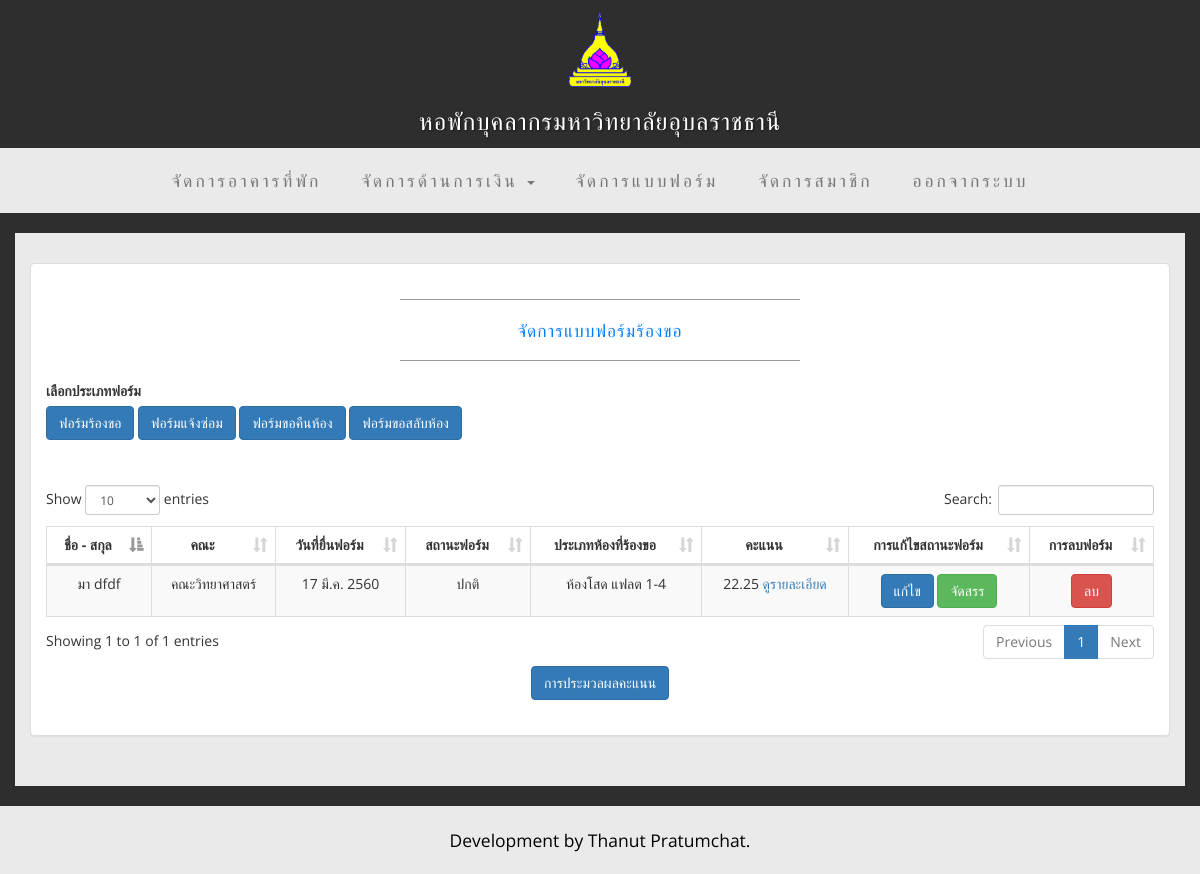
Page /form_handle.php (signed in) on the committed database.
### tables this page shows
CREATE TABLE `staff` (
  `StaffID` smallint(5) UNSIGNED NOT NULL COMMENT 'รหัสบุคลากร',
  `BirthDate` date DEFAULT NULL,
  `RoomID` smallint(5) UNSIGNED DEFAULT NULL COMMENT 'รหัสห้อง',
  `people_id` int(13) DEFAULT NULL,
  `PName` varchar(50) DEFAULT NULL,
  `Name` varchar(30) DEFAULT NULL COMMENT 'ชื่อบุคลากร',
  `Surname` varchar(30) DEFAULT NULL COMMENT 'นามสกุล',
  `PositionID` tinyint(2) UNSIGNED DEFAULT NULL COMMENT 'รหัสตำแหน่ง',
  `PersonnelType` tinyint(3) DEFAULT NULL COMMENT 'ประเภทบุคลากร',
  `RepaymentRight` enum('0','1') NOT NULL DEFAULT '0' COMMENT 'สิทธิ์ในการเบิกค่าเช่าบ้าน',
  `RightClaim` enum('0','1') DEFAULT '0' COMMENT 'ใช้สิทธิ์เบิกค่าเช่าบ้าน',
  `MaritalStatus` enum('1','2','3','4') DEFAULT NULL COMMENT 'สถานภาพ (1-โสด,2-สมรส, 3-หย่า, 4-สมรสคนใน ม)',
  `ChildrenCount` tinyint(2) NOT NULL DEFAULT 0,
  `RequestDate` timestamp NULL DEFAULT current_timestamp() COMMENT 'วันที่ขอเข้าพักอาศัย (ลบได้)',
  `DisasterPic` varchar(255) DEFAULT NULL,
  `EmployDate` date DEFAULT NULL COMMENT 'วันที่บรรจุ/จ้าง',
  `Address` varchar(191) DEFAULT NULL COMMENT 'ที่อยู่ตามทะเบียนบ้าน',
  `Telephone` varchar(15) DEFAULT NULL COMMENT 'เบอร์โทร',
  `Email` varchar(50) DEFAULT NULL COMMENT 'อีเมล์',
  `StayStatus` enum('1','2') DEFAULT NULL COMMENT 'สถานะการเข้าพักอาศัย (1-พักอาศัย,2-ยังไม่เข้าพักอาศัย)',
  `FacID` smallint(4) UNSIGNED DEFAULT NULL COMMENT 'รหัสสังกัด/คณะ',
  `DeptID` tinyint(4) UNSIGNED NOT NULL,
  `DistrictID` smallint(5) UNSIGNED NOT NULL,
  `CityID` smallint(5) UNSIGNED NOT NULL COMMENT 'รหัสอำเภอ',
  `ProvinceID` tinyint(3) UNSIGNED NOT NULL COMMENT 'รหัสจังหวัด',
  `oriAddress` text DEFAULT NULL,
  `BuildingID` tinyint(3) DEFAULT NULL,
  `RoomtypeID` tinyint(3) DEFAULT NULL,
  `request_status` enum('ปกติ','ยกเลิก','จัดสรร') NOT NULL DEFAULT 'ปกติ',
  `edit_date` date DEFAULT NULL,
  `S_position_ID` tinyint(2) DEFAULT NULL
);

CREATE TABLE `faculty` (
  `FacID` smallint(4) UNSIGNED NOT NULL,
  `FacNameT` varchar(100) DEFAULT NULL,
  `FacNameE` varchar(100) DEFAULT NULL,
  `FacAbbT` varchar(20) DEFAULT NULL,
  `FacAbbE` varchar(20) DEFAULT NULL
);

CREATE TABLE `allvars` (
  `TableName` varchar(30) NOT NULL,
  `FieldName` varchar(30) NOT NULL,
  `FieldCode` tinyint(2) UNSIGNED NOT NULL,
  `ValueT` varchar(80) DEFAULT NULL,
  `ValueE` varchar(80) DEFAULT NULL
);

CREATE TABLE `score` (
  `ScoreID` int(11) UNSIGNED NOT NULL,
  `StaffID` int(11) DEFAULT NULL,
  `PositionScore` float DEFAULT NULL,
  `CityScore` float DEFAULT NULL,
  `DisasterScore` float DEFAULT NULL,
  `MaritalScore` float DEFAULT NULL,
  `EmployScore` float DEFAULT NULL,
  `Score` float DEFAULT NULL,
  `EvaluateDate` timestamp NULL DEFAULT current_timestamp()
);

### helpers.php (called while the page is built, shortened)
<?php
function facName($facID, $db)
{
    $stmt = $db->prepare("SELECT FacNameT FROM faculty WHERE FacID = ? LIMIT 1;");
    $stmt->bindParam(1, $facID, PDO::PARAM_INT);
    $stmt->execute();
    $result = $stmt->fetch(PDO::FETCH_ASSOC);
    return $result['FacNameT'];
}
function sqlDateToThaiDate($date)
{
    $months = [
        '', "ม.ค.","ก.พ.","มี.ค.","เม.ย.","พ.ค.","มิ.ย.","ก.ค.","ส.ค.","ก.ย.","ต.ค.","พ.ย.","ธ.ค."
    ];
    $explode = explode('/', date('j/n/Y', strtotime($date)));
    $explode[1] = $months[$explode[1]];
    $explode[2] = ((int) $explode[2]) + 543;
    return implode(' ', $explode);
}
function getScore($staffID, $db)
{
    $stmt = $db->prepare("SELECT * FROM score WHERE StaffID = ? LIMIT 1;");
    $stmt->bindParam(1, $staffID, PDO::PARAM_INT);
    $stmt->execute();
    $result = $stmt->fetch(PDO::FETCH_ASSOC);
    return $result;
}
function getRoomTypeName($id, $db)
{
    $stmt = $db->prepare("SELECT * FROM allvars WHERE FieldName = 'RoomType' AND FieldCode = ? LIMIT 1;");
    $stmt->bindParam(1, $id, PDO::PARAM_INT);
    $stmt->execute();
    $result = $stmt->fetch(PDO::FETCH_ASSOC);
    return $result['ValueT'];
}

### form_handle.php (the view, shortened to what this page needs)
<!DOCTYPE html>
<?php
require 'DBconnect.php';
try {
  $stmt = $db->prepare("SELECT * FROM staff;");
  $stmt->execute();
  $stmt->setFetchMode(PDO::FETCH_ASSOC);
  $requests = $stmt->fetchAll();
}
catch(PDOException $e) {
  echo "Error: " . $e->getMessage();
}
 ?>
<html lang="en">
<head>
    <link href="css/bootstrap.min.css" rel="stylesheet">
    <link href="css/business-casual.css" rel="stylesheet">
    <link rel="stylesheet" href="css/dataTables.bootstrap.min.css">
</head>
<body>
  <div class="brand">
    <div style="display: flex; justify-content: center; margin-top: 2px;">
      <img src="logo.png" height="75">
    </div>
    <h3>หอพักบุคลากรมหาวิทยาลัยอุบลราชธานี</h3></div>
    <?php require 'admin_nav.php'; ?>
    <div class="container">
        <div class="row">
            <div class="box">
                <div class="row">
                    <div class="col-lg-12">
                        <div class="panel panel-default">
                            <div class="panel-body">
                                <div class="table-responsive">
                                          <div class="col-lg-12">
                                        <hr>
                                        <font color ="#0080ff"><h2 class="intro-text text-center">จัดการแบบฟอร์มร้องขอ</h2></font>
                                        <hr>
                                         </div>
                                            <div class="form-group">
                                              <label>เลือกประเภทฟอร์ม</label>
                                              <div class="row">
                                                <div class="col-md-6">
                                                  <a href="form_handle.php" class="btn btn-primary">ฟอร์มร้องขอ</a>
                                                  <a href="form_repair_handle.php" class="btn btn-primary">ฟอร์มแจ้งซ่อม</a>
                                                  <a href="form_return_handle_admin.php" class="btn btn-primary">ฟอร์มขอคืนห้อง</a>
                                                  <a href="form_switch_handle_admin.php" class="btn btn-primary">ฟอร์มขอสลับห้อง</a>
                                                </div>
                                        </div>
                                              </div>
                                            </div>
                                          </div>
                                        <div class="panel-body">
                                            <div class="table-responsive">
                                                <table class="table table-bordered table-hover table-striped" id="room">
                                                    <thead>
                                                      <th><center>ชื่อ - สกุล</center></th>
                                                      <th><center>คณะ</center></th>
                                                      <th><center>วันที่ยื่นฟอร์ม</center></th>
                                                      <th><center>สถานะฟอร์ม</center></th>
                                                      <th><center>ประเภทห้องที่ร้องขอ</center></th>
                                                      <th><center>คะแนน</center></th>
                                                      <th><center>การแก้ไขสถานะฟอร์ม</center></th>
                                                      <th><center>การลบฟอร์ม</center></th>
                                                    </thead>
                                                      <tbody>
                                                      <?php foreach ($requests as $request) : ?>
                                                        <tr>
                                                          <td><center><?= $request['Name'] . ' ' . $request['Surname']?></center></td>
                                                          <td><center><?= facName($request['FacID'], $db) ?></center></td>
                                                          <td><center><?= sqlDateToThaiDate($request['RequestDate']) ?></center></td>
                                                          <td><center><?= $request['request_status'] ?></center></td>
                                                          <td><center><?= getRoomTypeName($request['RoomtypeID'], $db) ?></center></td>
                                                          <?php $score = getScore($request['StaffID'], $db) ?>
                                                          <td><center><?= $score['Score'] ?>
                                                            <a href="#" data-toggle="modal" data-target="#modalScore<?= $request['StaffID'] ?>">
                                                              ดูรายละเอียด</a>
                                                            </center>
                                                          </td>
                                                          <td><center>
                                                              <a href="#" class="btn btn-primary" data-toggle="modal" data-target="#modal<?= $request['StaffID'] ?>">
                                                                แก้ไข
                                                              </a>
                                                              <?php if ($request['request_status'] != 'ยกเลิก' && $request['request_status'] != 'จัดสรร'): ?>
                                                                <button class="btn btn-success" data-toggle="modal" data-target="#modalRoom<?= $request['StaffID'] ?>">
                                                                  จัดสรร
                                                                </button>
                                                              <?php endif ?>
                                                          </center></td>
                                                        <td>  <center>
                                                            <form action="form_handle_delete.php" method="post">
                                                              <button type="submit" class="btn btn-danger" name="button">ลบ</button>
                                                            </form>
                                                          </certer></td>
                                                        </tr>
                                                      <?php endforeach; ?>
                                                    </tbody>
                                                </table>
                                                  <div class="col-md-12" style="display: flex;">
                                                    <form action="score_process.php" method="GET" style="display: inline-block; margin: 0 auto;">
                                                    <a href="form_process.php" class="btn btn-primary">  การประมวลผลคะแนน</a>
                                                      <br></br>
                                                    </form>
                                            </div>
                                        </div>
                                </div>
                            </div>
                        </div>
                    </div>
                </div>
            </div>
        </div>
    <footer>
        <div class="container">
            <div class="row">
                <div class="col-lg-12 text-center">
                      <p>Development by Thanut Pratumchat.</p>
                </div>
            </div>
        </div>
    </footer>
</body>
</html>

### css/business-casual.css (style rules this page uses)
body { font-family: "Open Sans","Helvetica Neue",Helvetica,Arial,sans-serif; background-color: #2E2E2E; -webkit-background-size: cover; -moz-background-size: cover; background-size: cover; -o-background-size: cover; }
h1, h2, h3, h4, h5, h6 { text-transform: uppercase; font-family: "Josefin Slab","Helvetica Neue",Helvetica,Arial,sans-serif; font-weight: 500; letter-spacing: 1px; }
p { font-size: 1.25em; line-height: 1.6; color: #000; }
hr { max-width: 400px; border-color: #999999; }
.brand, .address-bar { display: none; }
.box { margin-bottom: 20px; padding: 30px 15px; background: #fff; background: rgba(255,255,255,0.9); }
.intro-text { text-transform: uppercase; font-size: 1.25em; font-weight: 400; letter-spacing: 1px; }
footer { background: #fff; background: rgba(255,255,255,0.9); }
footer p { margin: 0; padding: 20px 0; }
@media screen and (min-width:768px) { .brand { display: inherit; margin: 0; padding: 10px 0 5px; text-align: center; text-shadow: 1px 1px 2px rgba(0,0,0,0.5); font-family: "Josefin Slab","Helvetica Neue",Helvetica,Arial,sans-serif; font-size: 4em; font-weight: 600; line-height: normal; color: #fff; } }
@media screen and (min-width:1200px) { .box:after { content: ''; display: table; clear: both; } }

### rows in the picture
staff: Name "มา", Surname "dfdf", FacID.FacNameT "คณะวิทยาศาสตร์", RequestDate "17 มี.ค. 2560", request_status "ปกติ", RoomtypeID.ValueT "ห้องโสด แฟลต 1-4", score.Score "22.25"
